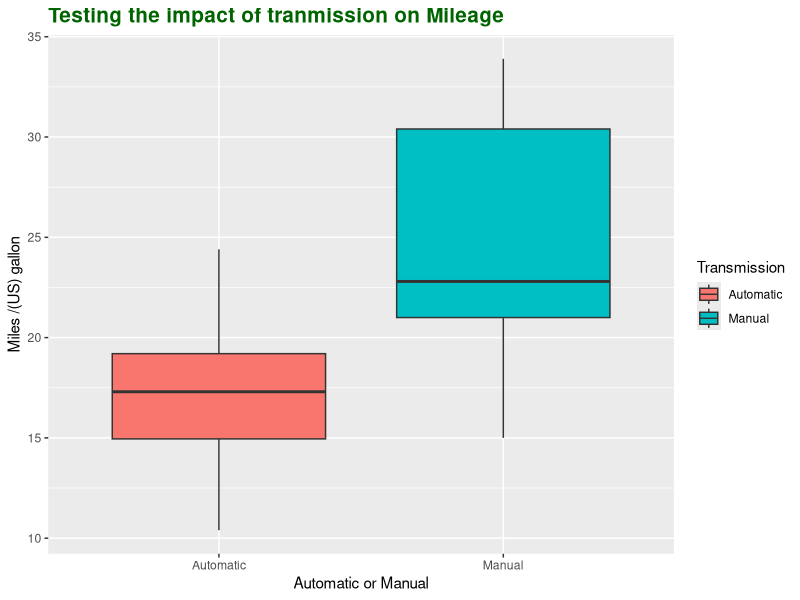
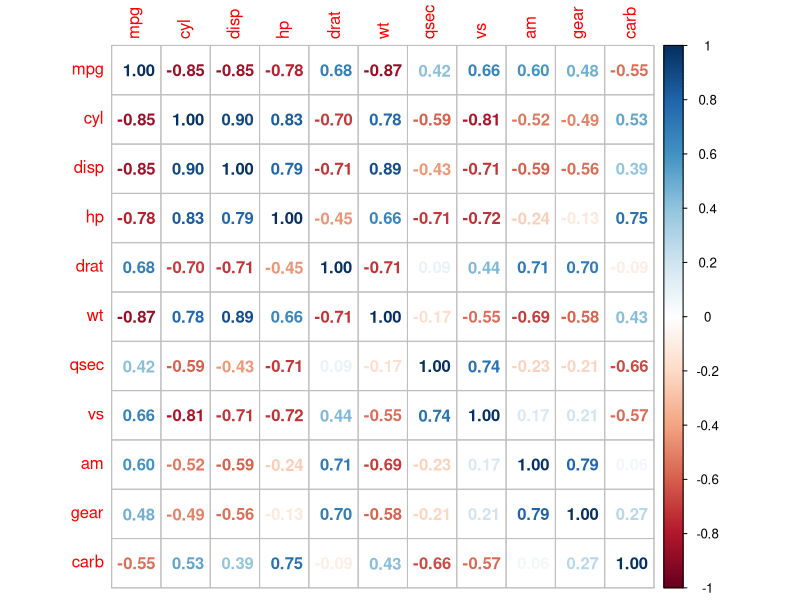
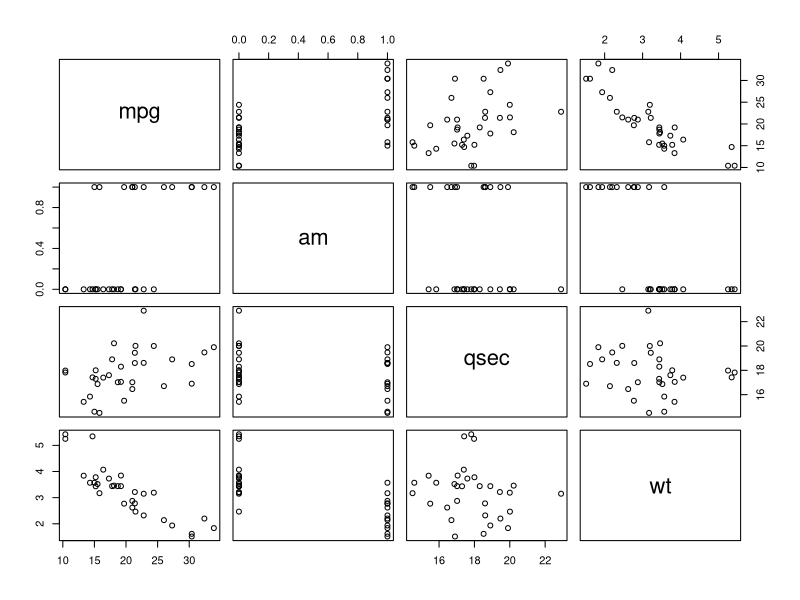
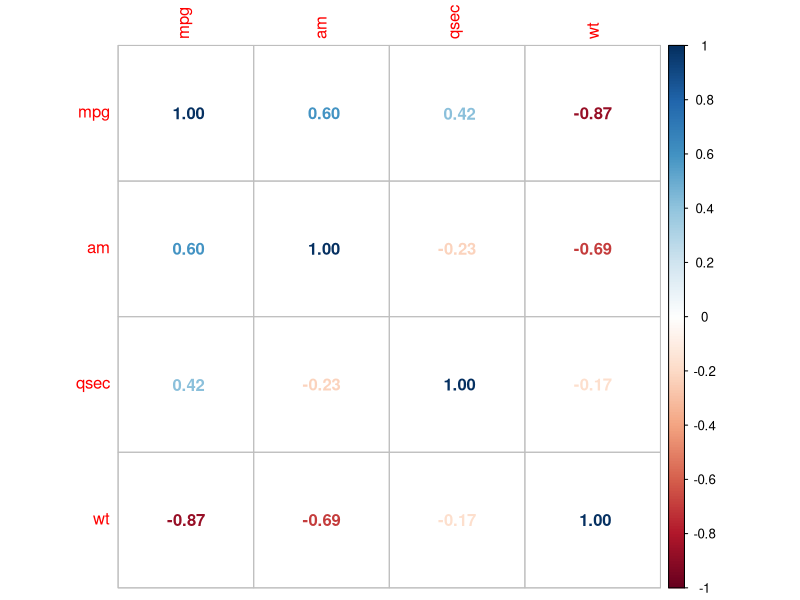
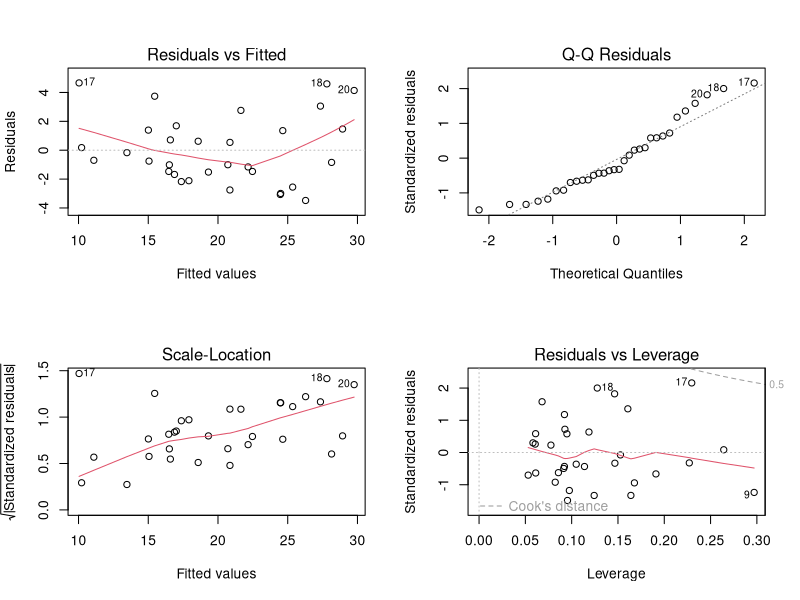
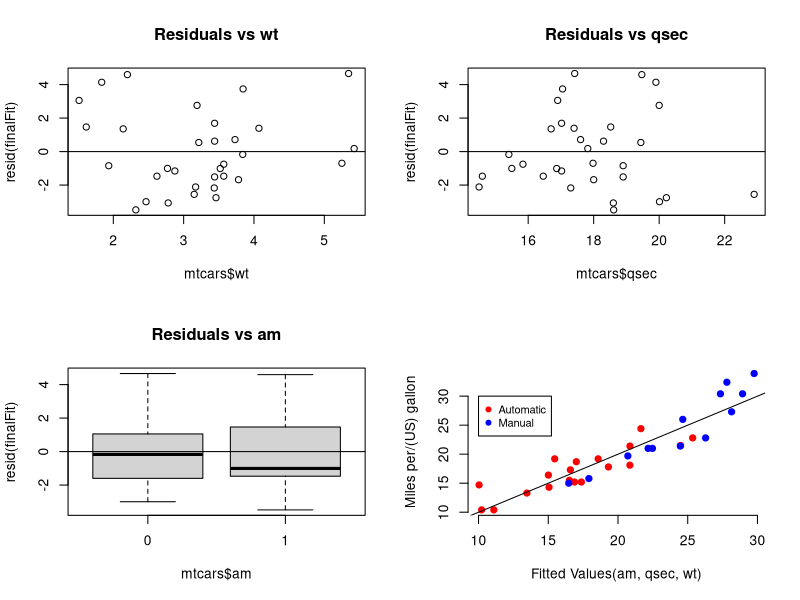

Write R code to recreate these figures, in order.
## ---- chunk 1
library("data.table")
library("ggplot2")
library("tidyr")
library("knitr")
data(mtcars)

#converting to data.table
mtcars <- as.data.table(mtcars)

#Dimensions of data
dim(mtcars)
## ---- chunk 2
names(mtcars)
## ---- chunk 3
mtcarsDT <- mtcars[, c("mpg", "am")]
summary(mtcarsDT)
## ---- chunk 4
mtcarsDT$am <- factor(mtcarsDT$am)
g <- ggplot(mtcarsDT, aes(x = am, y = mpg, fill = am)) + geom_boxplot()
g <- g + scale_fill_discrete(name = "Transmission", labels = c("Automatic", "Manual"))
g <- g + scale_x_discrete(labels = c("Automatic", "Manual"))
g <- g + theme(plot.title = element_text(color = "DarkGreen", size = 15, face = "bold"))
g <- g + labs(x = "Automatic or Manual", y = "Miles /(US) gallon", title = "Testing the impact of tranmission on Mileage")
g
## ---- chunk 5
kable(mtcars[, .(mean = mean(mpg)), by = .(am)])
## ---- chunk 6
corrplot::corrplot(cor(mtcars), method = "number")
## ---- chunk 7
fit1 <- lm(mpg ~ am, mtcars)
summary(fit1)
## ---- chunk 8
fit2 <- lm(mpg ~ ., mtcars)
summary(fit2)
## ---- chunk 9
fit3 <- lm(mpg ~ . - disp-vs-hp, mtcars)
summary(fit3)
## ---- chunk 10
fit4 <- lm(mpg ~ . - disp-vs-hp-drat, mtcars)
summary(fit4)
## ---- chunk 11
fit5 <- lm(mpg ~ . - disp-vs-hp-drat-carb, mtcars)
summary(fit5)
## ---- chunk 12
fit6 <- lm(mpg ~ . - disp-vs-hp-drat-gear, mtcars)
summary(fit6)
## ---- chunk 13
fit7 <- lm(mpg ~ . - disp-vs-hp-drat-gear-cyl, mtcars)
summary(fit7)
## ---- chunk 14
fit8 <- lm(mpg ~ . - disp-vs-hp-drat-gear-cyl-carb, mtcars)
summary(fit8)
## ---- chunk 15
mtcarsDT <- mtcars[, c("mpg", "am", "qsec", "wt")]
plot(mtcarsDT)
corrplot::corrplot(cor(mtcarsDT), method = "number")
## ---- chunk 16
finalFit <- lm(mpg ~ am + wt + qsec, mtcars)
par(mfrow=c(2,2)) 
plot(finalFit)
## ---- chunk 17
par(mfrow=c(2,2)) 
plot(resid(finalFit) ~ mtcars$wt, main = "Residuals vs wt")
abline(h = mean(resid(finalFit)), lwd = 1)
plot(resid(finalFit) ~ mtcars$qsec, main = "Residuals vs qsec")
abline(h = mean(resid(finalFit)), lwd = 1)
boxplot(resid(finalFit) ~ mtcars$am, main = "Residuals vs am")
abline(h = mean(resid(finalFit)), lwd = 1)
## ---- chunk 18
rbPal <- colorRampPalette(c('red','blue'))
mtcars$Col <- rbPal(10)[as.numeric(cut(mtcars$am,breaks = 10))]
plot(finalFit$fitted.values, mtcars$mpg,pch = 19, col  = mtcars$Col, xlab = "Fitted Values(am, qsec, wt)", ylab = "Miles per/(US) gallon", frame = FALSE, )
abline(lm(mtcars$mpg ~ finalFit$fitted.values))
legend(10, 30, legend=c("Automatic", "Manual"),
       col=c("red", "blue"), pch = 19, cex=0.8)
